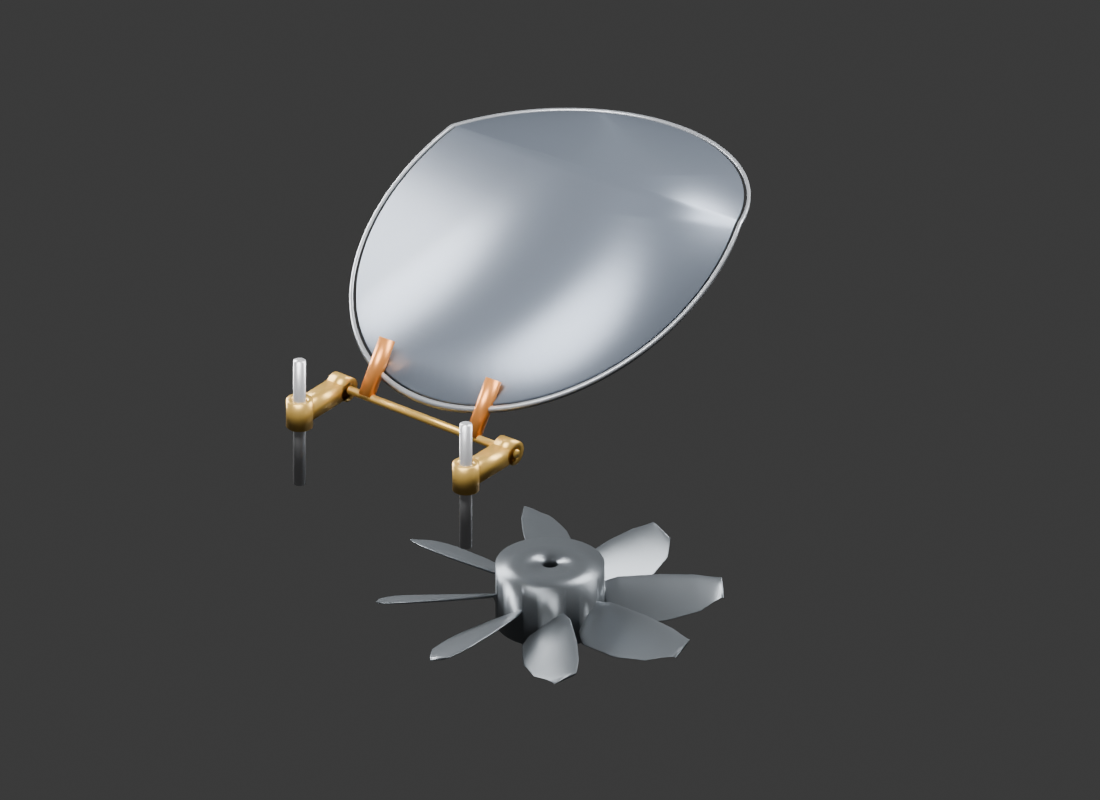
#> input picture modelos_integrados/producto_C04_estudio_bisagra_v2/C04_cerrado.png, 1100 x 800 px; its folder holds 3 pictures in this run
$ python componer_C04.py
#> lines starting #> are read from the running program, lines starting #| are printed output that depends on the picture
from PIL import Image,ImageDraw,ImageFont
from pathlib import Path
p=Path(__file__).resolve().parent
canvas=Image.new('RGB',(1800,620),'#12171d')
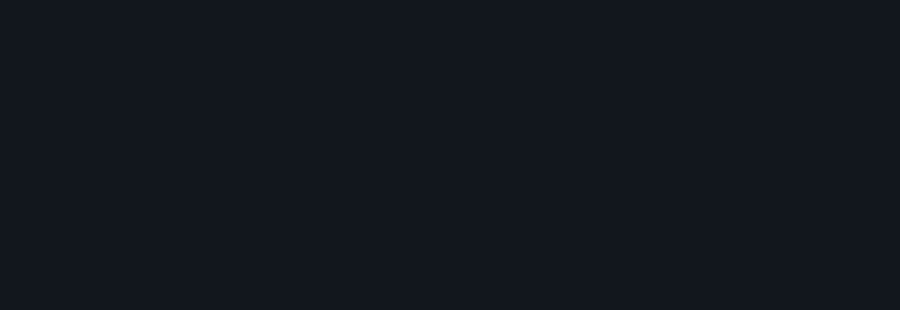
#> canvas: PIL image 1800x620 RGB (shown at 1/2 size); mean R, G, B 18, 23, 29
d=ImageDraw.Draw(canvas)
font='/System/Library/Fonts/Supplemental/Arial.ttf'
bold='/System/Library/Fonts/Supplemental/Arial Bold.ttf'
title=ImageFont.truetype(bold,30)
label=ImageFont.truetype(bold,22)
small=ImageFont.truetype(font,16)
d.text((24,14),'C04 | Estudio de una compuerta y su ventilador interno',font=title,fill='#f3f5f7')
for i,(state,caption) in enumerate([('cerrado','1  Cerrado'),('elevado','2  Elevación de 10 mm'),('abierto','3  Giro de 110°')]):
 img=Image.open(p/f'C04_{state}.png').convert('RGB')
 img.thumbnail((590,430))
#> img: PIL image 590x429 RGB
 x=i*600+(600-img.width)//2
#> x = 5
 canvas.paste(img,(x,80))
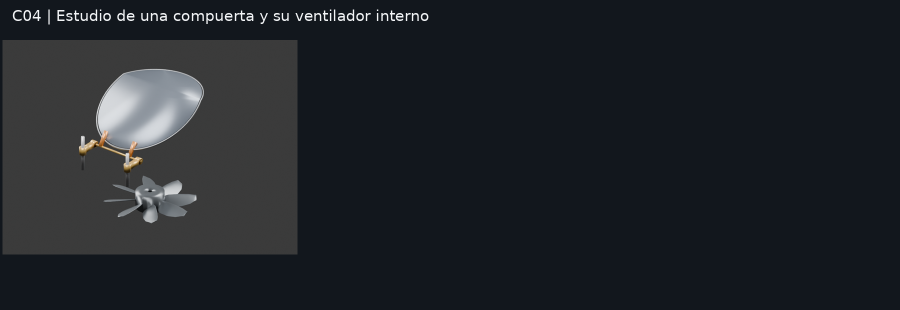
#> canvas: PIL image 1800x620 RGB (shown at 1/2 size); mean R, G, B 31.4, 35.3, 40.1
 d.text((i*600+22,520),caption,font=label,fill='#f3f5f7')
#> pass 2 of the loop `for i,(state,caption) in enumerate([('cerrado','1  Cerrado'),('elevado..`:
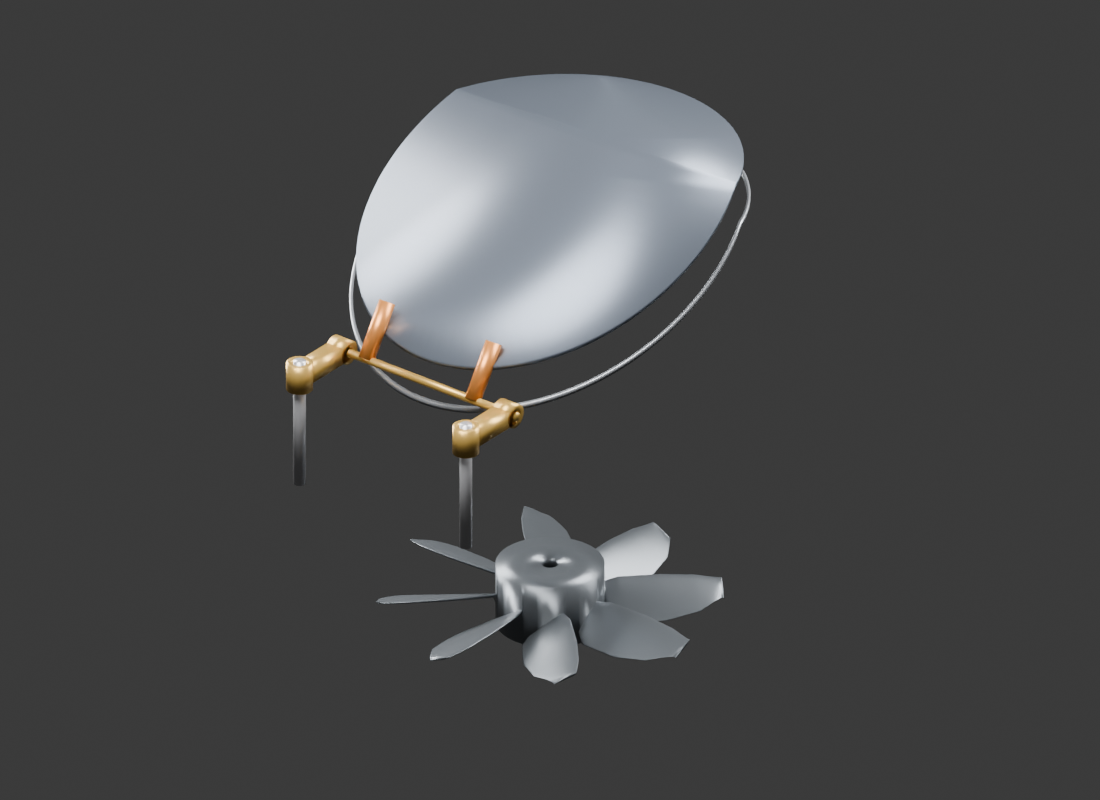
#> input picture modelos_integrados/producto_C04_estudio_bisagra_v2/C04_elevado.png, 1100 x 800 px
#> `canvas.paste(img,(x,80))`:
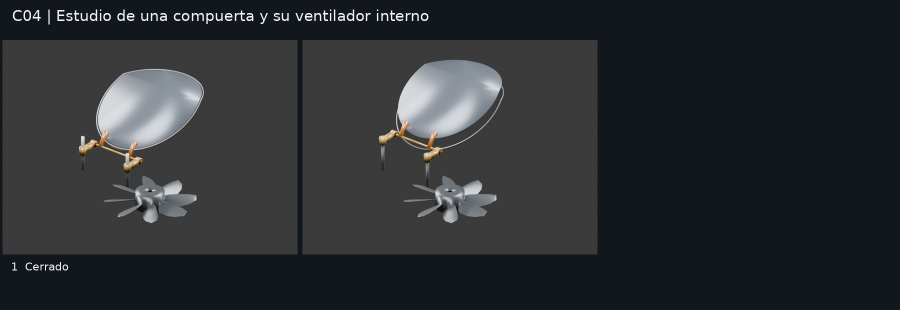
#> canvas: PIL image 1800x620 RGB (shown at 1/2 size); mean R, G, B 43.7, 46.7, 50.1
#> pass 3 of the loop `for i,(state,caption) in enumerate([('cerrado','1  Cerrado'),('elevado..`:
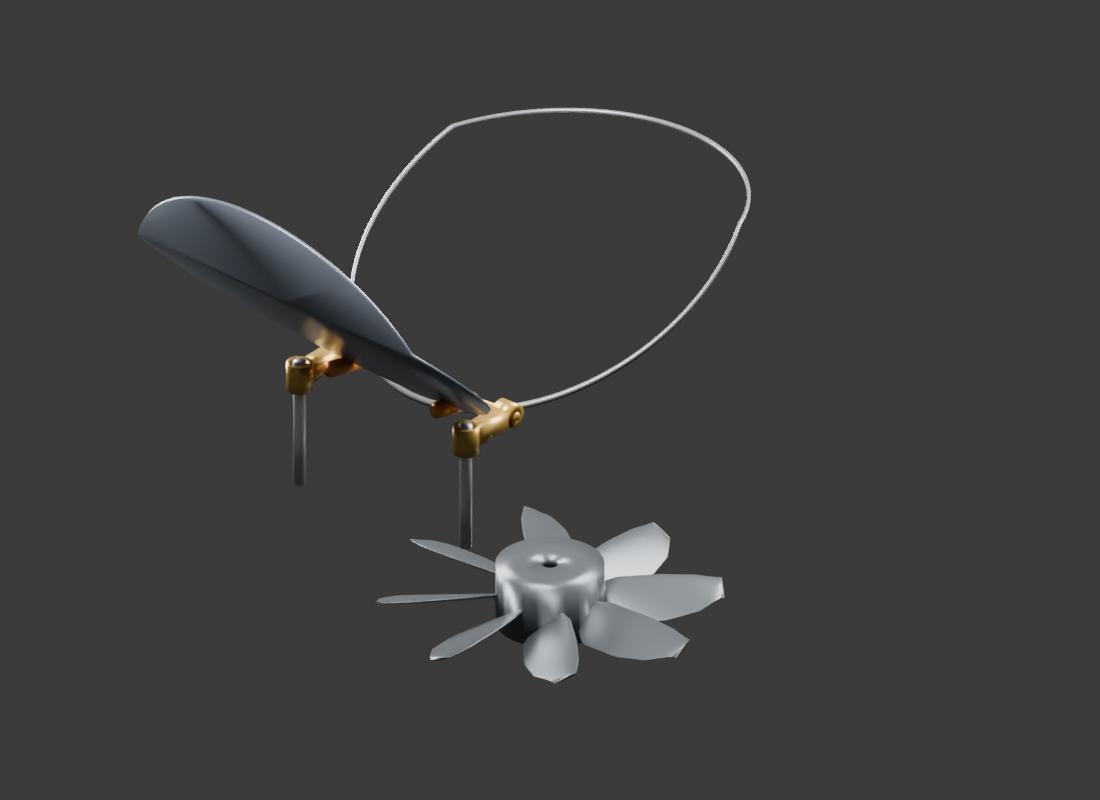
#> input picture modelos_integrados/producto_C04_estudio_bisagra_v2/C04_abierto.png, 1100 x 800 px
#> `canvas.paste(img,(x,80))`:
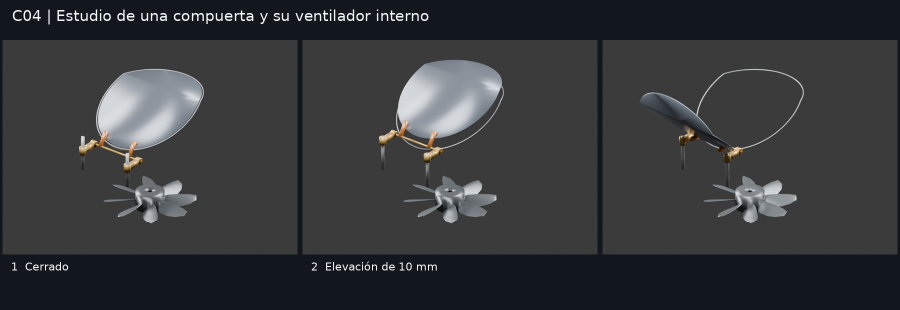
#> canvas: PIL image 1800x620 RGB (shown at 1/2 size); mean R, G, B 53.9, 55.8, 57.9
d.text((24,564),'Vista de inspección: carrocería y conducto ocultos. Mecanismo preliminar con interferencias pendientes.',font=small,fill='#f1b76a')
d.text((24,592),'Las imágenes muestran posiciones CAD; no demuestran funcionamiento, resistencia ni prestaciones de vuelo.',font=small,fill='#a5afb8')
canvas.save(p/'C04_tres_estados.png')
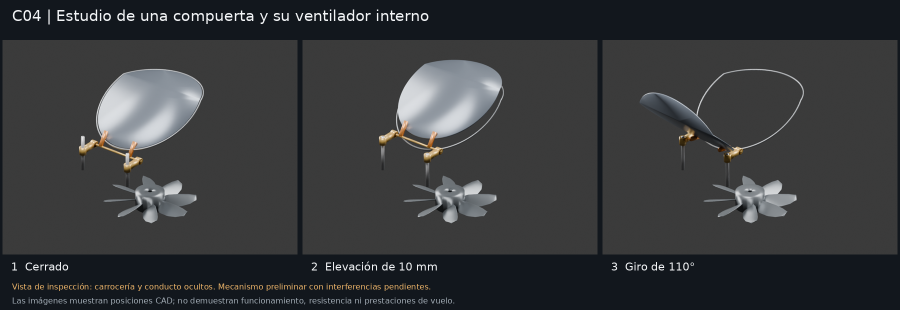
#> saved as C04_tres_estados.png: PIL image 1800x620 RGB (shown at 1/2 size); mean R, G, B 54.9, 56.6, 58.5
